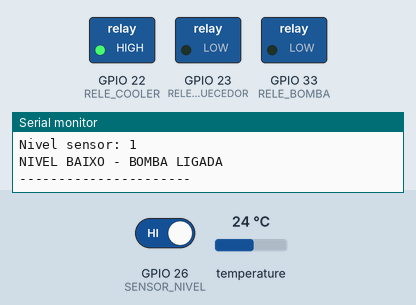
The sketch below on a simulated ESP32. Shown: switched loads named in the sketch (green lamp = pin HIGH), the last lines printed to the serial monitor. The test bench sets the inputs (shaded band); at power-on: temperature 24 °C, GPIO 26 (SENSOR_NIVEL) HIGH.

Above: at 3.3 s.
3.4 s: temperature set to 26.5 °C
5.9 s: temperature set to 27.4 °C
At 6.8 s:
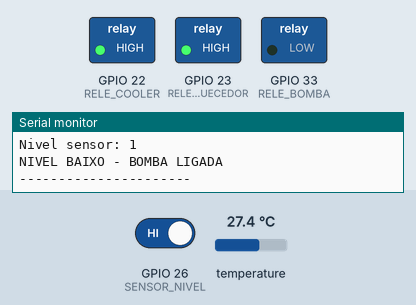
8.4 s: temperature set to 28.1 °C
At 10.8 s:
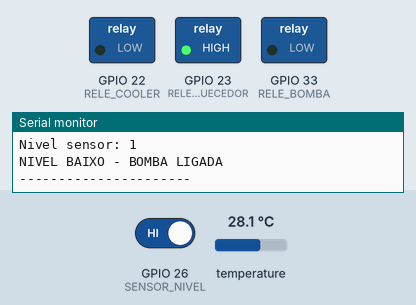
11.1 s: GPIO 26 (SENSOR_NIVEL) driven LOW
At 12.4 s:
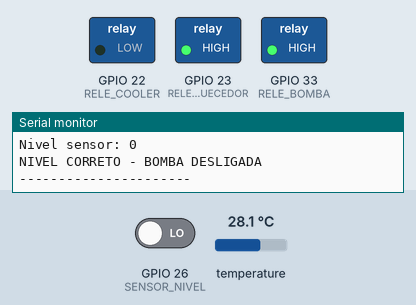
13.6 s: temperature set to 27.4 °C
16.1 s: temperature set to 27 °C
At 18.0 s:
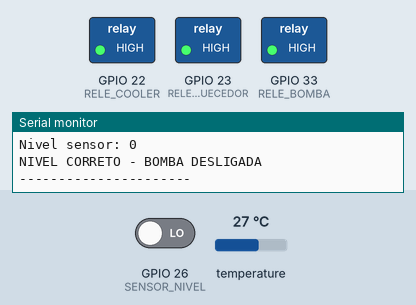
Timing chart, 0 to 19.5 s (numbered marks = the images above; inputs shaded):
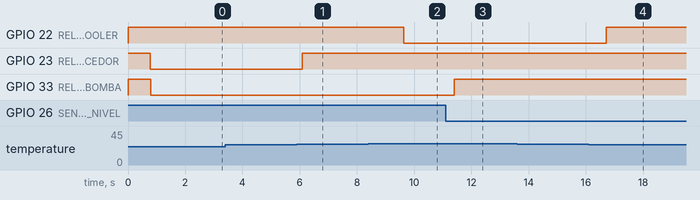

Measured:
- the behaviour switches between 26.9 and 27 °C on temperature (found by bisection; images 0 and 1)
- the behaviour switches between 27.4 and 27.5 °C on temperature (found by bisection; images 1 and 2)
- the behaviour switches between 27.1 and 27 °C on temperature (found by bisection; images 3 and 4)
- after the input at 5.9 s, GPIO 23 (RELE_AQUECEDOR): LOW → HIGH after 0.19 s
- after the input at 8.4 s, GPIO 22 (RELE_COOLER): HIGH → LOW after 1.2 s
- after the input at 11.1 s, GPIO 33 (RELE_BOMBA): LOW → HIGH after 0.31 s
- after the input at 16.1 s, GPIO 22 (RELE_COOLER): LOW → HIGH after 0.61 s

The sketch:

firmware.ino
```cpp
// ligação nas tomadas
// tomada 01 - Bomba
// tomada 02 - Aquecedor
// tomada 03 - fan


#include <OneWire.h>
#include <DallasTemperature.h>

#define ONE_WIRE_BUS 18     //VERMELHO: 3.3V;  PRETO: GND;  AMARELO: PINO
#define SENSOR_NIVEL 26     //GND E PINO
#define RELE_BOMBA 33
#define RELE_AQUECEDOR 23
#define RELE_COOLER 22

OneWire oneWire(ONE_WIRE_BUS);
DallasTemperature sensors(&oneWire);

float temp_media = 27;
float tolerancia = 0.5;

void setup() {
  Serial.begin(115200);

  pinMode(RELE_AQUECEDOR, OUTPUT);
  pinMode(RELE_COOLER, OUTPUT);
  pinMode(RELE_BOMBA, OUTPUT);
  pinMode(SENSOR_NIVEL, INPUT_PULLUP);

  digitalWrite(RELE_AQUECEDOR, HIGH);
  digitalWrite(RELE_COOLER, HIGH);
  digitalWrite(RELE_BOMBA, HIGH);

  sensors.begin();

  Serial.println();
  Serial.println("Inicializando DS18B20...");
  Serial.println("Sistema de controle de temperatura e nivel iniciado");

  if (sensors.getDeviceCount() == 0) {
    Serial.println("Nenhum sensor encontrado!");
  } else{
    Serial.print("Sensores encontrados: ");
    Serial.println(sensors.getDeviceCount());
  }
}

void loop() {
  sensors.requestTemperatures();

  float temp = sensors.getTempCByIndex(0);
  int nivel = digitalRead(SENSOR_NIVEL);

  if (temp == DEVICE_DISCONNECTED_C || temp < 0 || temp > 60) {
    Serial.println("Erro de leitura da temperatura.");
    digitalWrite(RELE_AQUECEDOR, HIGH);
    digitalWrite(RELE_COOLER, HIGH);
  } else {
    Serial.print("Temperatura: ");
    Serial.print(temp);
    Serial.println(" °C");

    if (digitalRead(RELE_AQUECEDOR) == LOW && temp < temp_media){
      digitalWrite(RELE_AQUECEDOR, LOW);
      digitalWrite(RELE_COOLER, HIGH);
      Serial.println("Aquecedor LIGADO | Cooler DESLIGADO");
    } else if (digitalRead(RELE_COOLER) == LOW && temp > temp_media){
      digitalWrite(RELE_AQUECEDOR, HIGH);
      digitalWrite(RELE_COOLER, LOW);
      Serial.println("Aquecedor DESLIGADO | Cooler LIGADO");
    } else{
      if (temp >= (temp_media + tolerancia)){
        digitalWrite(RELE_AQUECEDOR, HIGH);
        digitalWrite(RELE_COOLER, LOW);
        Serial.println("Aquecedor DESLIGADO | Cooler LIGADO");
      } else if (temp <= (temp_media - tolerancia)){
        digitalWrite(RELE_AQUECEDOR, LOW);
        digitalWrite(RELE_COOLER, HIGH);
        Serial.println("Aquecedor LIGADO | Cooler DESLIGADO");
      } else{
        digitalWrite(RELE_AQUECEDOR, HIGH);
        digitalWrite(RELE_COOLER, HIGH);
        Serial.println("Aquecedor DESLIGADO | Cooler DESLIGADO");
      }
    }
  }

  Serial.print("Nivel sensor: ");
  Serial.println(nivel);

  if (nivel == LOW) {
    //água atingiu o nível
    Serial.println("NIVEL CORRETO - BOMBA DESLIGADA");

    digitalWrite(RELE_BOMBA, HIGH); // desliga relé
  } else {
    //água abaixo do nível
    Serial.println("NIVEL BAIXO - BOMBA LIGADA");

    digitalWrite(RELE_BOMBA, LOW); //liga relé
  }

  Serial.println("----------------------");
  delay(1000);
}
```
